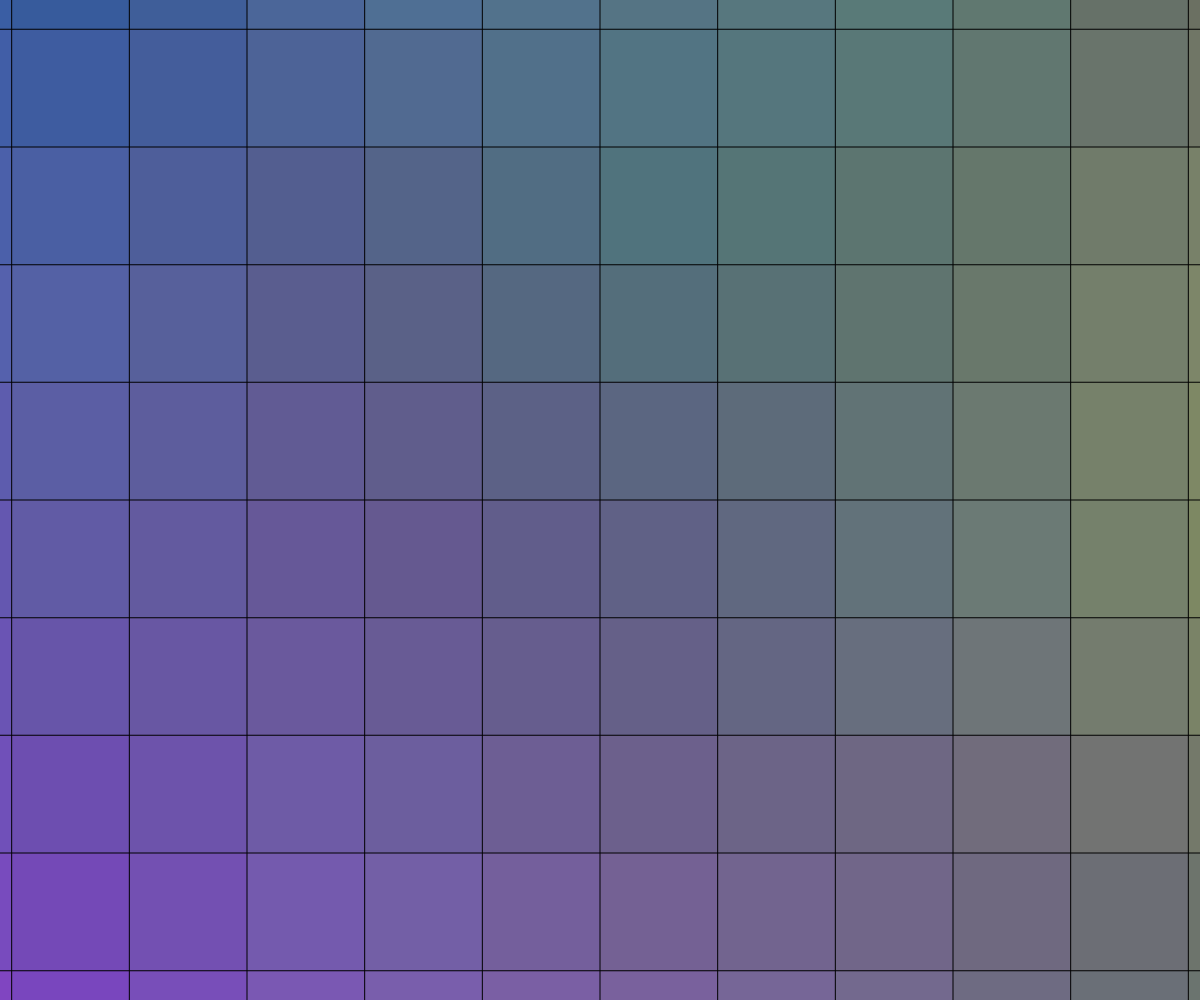
Frame 1 (no input)
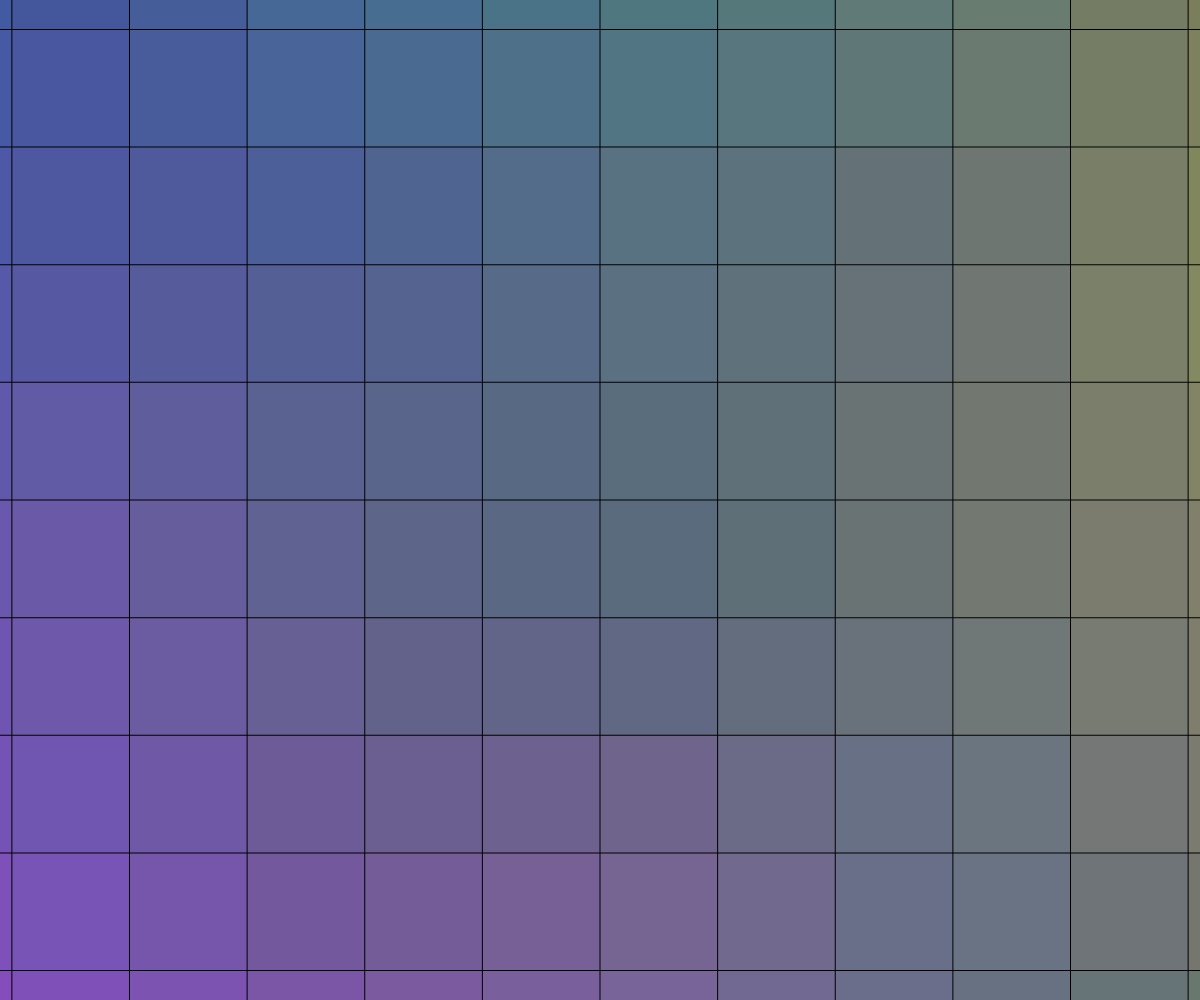
Frame 60 (no input)
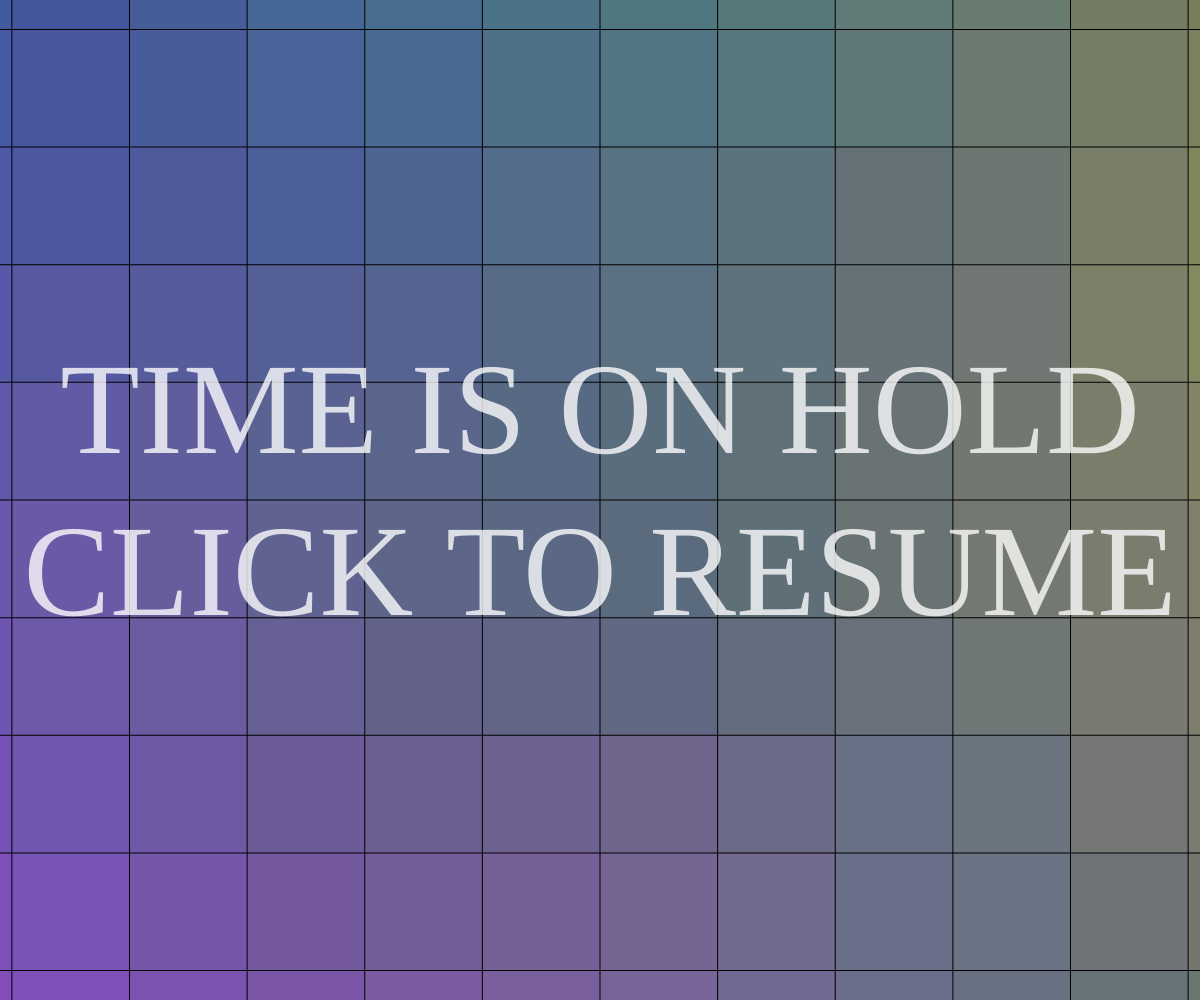
Frame 120 (the mouse pressed at the canvas centre since frame 60)

The p5.js sketch that drew these frames (run headless with seeded random() and noise() and a simulated clock; from frame 60 on, the mouse is pressed at the canvas centre):

// p5.js sketch
// ── sketch.js
// Setup Variables
let rows = 60;
let cols = 60;
let pause = false;
let pausedTime = 0;
let timeOffset = 0;

function setup() {
  createCanvas(windowWidth, windowHeight);
  noStroke();
  rectMode(CENTER);
  textAlign(CENTER, CENTER);
  textSize(400);
  textFont('Space Mono');
  cursor(HAND);

}

function draw() {

  background(0);

  // Alpha pulse every second
  let currentTime = pause ? pausedTime : millis() - timeOffset;
  let tPulse = currentTime / 1000;
  let s = (sin(TWO_PI * tPulse) + 1) * 0.5;
  s = pow(s, 20)
  let alpha = lerp(255, 50, s);

  // One minute cycle time
  let cycleTime = currentTime % 60000;
  let phase = cycleTime / 60000; // 0 to 1 over the minute

  // Noise increasing over each minute
  let easedPhase = easeInExpo(phase);       // 0..1 eased
  let shaped = pow(easedPhase, 4.0);
  let noiseScale = lerp(0.1, 20, shaped);

  // Scale
  let scaleEased = easeInSine(phase);
  let scale = lerp(10, 0.00001, scaleEased);

  // Grid Math + SetUp
  let gridSize = height * 0.7;
  let blockSize = gridSize / rows * scale;
  let padding = 1;
  let spacing = blockSize + padding;

  // Grid Centering 
  let startX = width * 0.5 - (cols * spacing) * 0.5 + spacing * 0.5;
  let startY = height * 0.5 - (rows * spacing) * 0.5 + spacing * 0.5;


  // Grid Loop
  for (let i = 0; i < rows; i++) {
    for (let j = 0; j < cols; j++) {
      let bx = startX + j * spacing;
      let by = startY + i * spacing;

      // Colour noise
      let t = (cycleTime / 1000) * noiseScale;
      let r = noise(i * 0.05, j * 0.05, t) * 255;
      let g = noise(i * 0.05 + 100, j * 0.05 + 100, t) * 255;
      let b = noise(i * 0.05 + 200, j * 0.05 + 200, t) * 255;
      fill(r, g, b, alpha);

      rect(bx, by, blockSize, blockSize);
    }
  }

  if (pause) {
    fill(255, 255, 255, 200);

    // Pause Text
    let message = "TIME IS ON HOLD";
    let targetWidth = width * 0.9; // Use 90% of canvas width
    let size = 200; // Start with a large size
    textSize(size);

    // Text Scaling
    while (textWidth(message) > targetWidth && size > 10) {
      size -= 5;
      textSize(size);
    }
    text("TIME IS ON HOLD\nCLICK TO RESUME", width / 2, height / 2);
  }

}

// Mouse and Touch Interaction
function mousePressed() {
  togglePause();
  return false;
}
function touchStarted() {
  togglePause();
  return false;
}
function togglePause() {
  pause = !pause;
  if (pause) {
    // When pausing, store the current time
    pausedTime = millis() - timeOffset;
  } else {
    // When resuming, calculate the offset to continue from paused time
    timeOffset = millis() - pausedTime;
  }
}

function windowResized() {
  resizeCanvas(windowWidth, windowHeight);
}
// Easing Functions
function easeInSine(x) {
  return 1 - cos((x * PI) / 2);
}
function easeInExpo(x) {
  return x === 0 ? 0 : pow(2, 10 * (x - 1));
}
// ── style.css
html, body {
  margin: 0;
  padding: 0;
  font-family: 'Space Mono', monospace; 
}

canvas {
  display: block;
}
